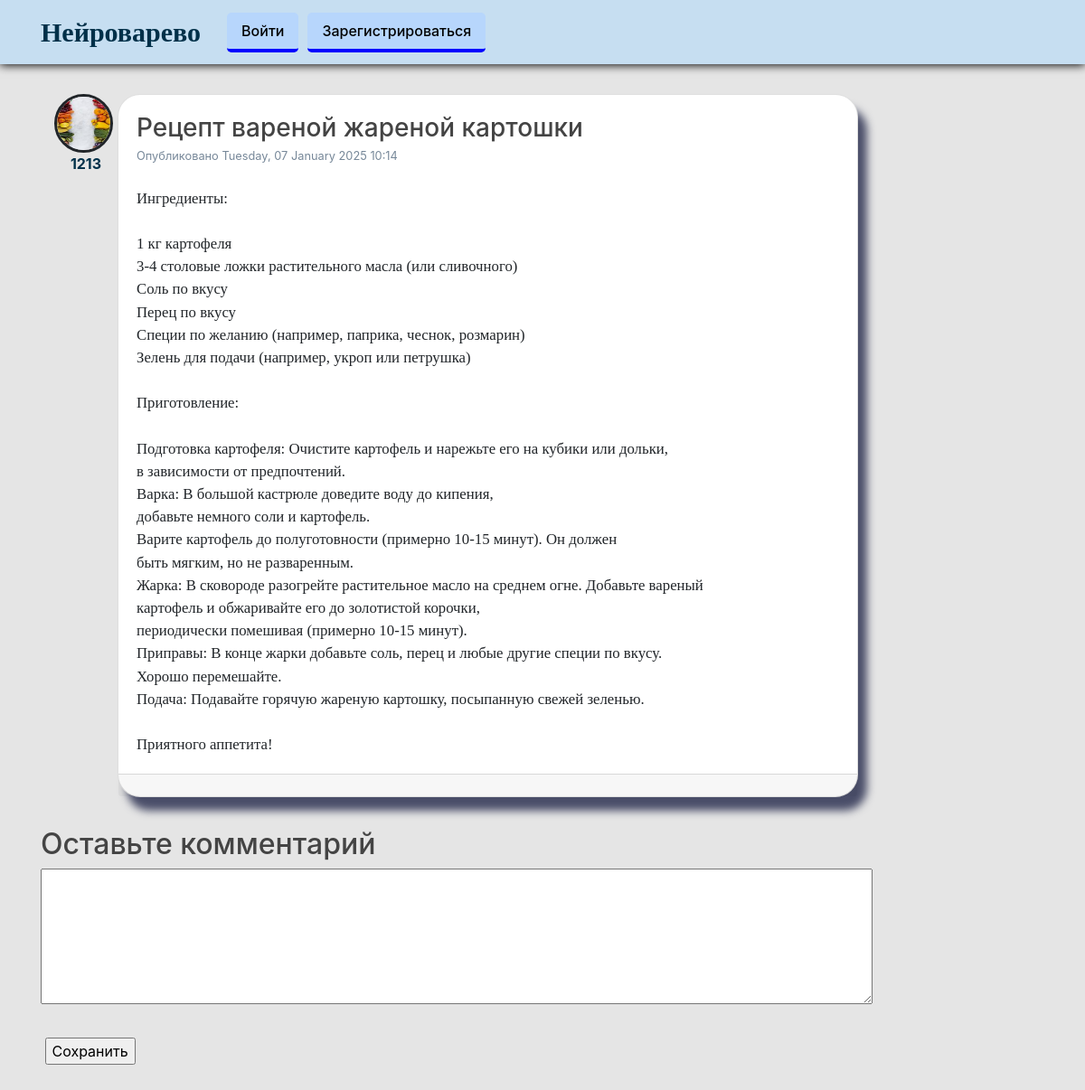
Screenshot of /post/2 with the database file from the repository.
### test_flask/models.py (models this page shows, shortened)
class User(db.Model, UserMixin):
    id = db.Column(db.Integer, primary_key=True)
    username = db.Column(db.String(20), unique=True, nullable=False)
    email = db.Column(db.String(120), unique=True, nullable=False)
    image_file = db.Column(db.String(20), nullable=False,
                           default='default.png')
    password = db.Column(db.String(60), nullable=False)
    posts = db.relationship('Post', backref='author', lazy=True)

class Post(db.Model):
    id = db.Column(db.Integer, primary_key=True)
    title = db.Column(db.String(100), nullable=False)
    date_posted = db.Column(db.DateTime, nullable=False,
                            default=datetime.now()) #rework
    content = db.Column(db.Text, nullable=False)
    user_id = db.Column(db.Integer, db.ForeignKey('user.id'), nullable=False)
    comments = db.relationship('Comment', backref='title', lazy='select',
                               cascade='all, delete-orphan')

### test_flask/posts/routes.py (the view, shortened to what this page needs)
@posts.route("/post/<int:post_id>", methods=['GET', 'POST'])
def post(post_id):
    post = Post.query.get_or_404(post_id)
    form = CommentForm()
    return render_template('post.html', title=post.title, post=post, form=form)

### test_flask/posts/forms.py
class CommentForm(FlaskForm):
    comment = StringField('Комментарий', validators=[DataRequired()])

### test_flask/templates/post.html (shortened to what this page needs)
{% extends "layout.html" %}
{% block content %}
<div class="container" style="display: flex;">
  <article class="media" style="display: flex; flex-direction: column;">
        <img class="rounded-circle article-img" style="margin-right: 5px; border: solid;"
             src="{{ url_for('static', filename='profile_pics/' + post.author.image_file) }}">
        <a href="{{ url_for('users.user_posts', username=post.author.username) }}" id="author" style="margin: 0 auto; font-weight: bold;">{{
            post.author.username }}</a>
    </article>
  <div class="card" style="margin-bottom: 20px;">
    <div class="card-body">
      <h3 class="card-title">{{ post.title }}</h3>
      <small>Опубликовано {{ post.date_posted.strftime('%A, %d %B %Y %I:%M') }}</small>
      <br>
      <br>
      <pre class="card-text">{{ post.content }}</pre>
    </div>
    <div class="card-footer" style="font-size: 20px;">
    </div>
  </div>
</div>
<div id="content">
        <h2>Оставьте комментарий</h2>
        <form action="" method="post">
          <div class="form_settings">
            <p><textarea name="comment" style="width: 100%; height: 150px"></textarea>
            </p>
            <p style="padding-top: 15px"><span>&nbsp;</span><input class="submit" type="submit" name="submit" value="Сохранить" /></p>
          </div>
        </form>
      </div>
{% endblock content %}

### test_flask/static/main.css (style rules this page uses)
body { margin: 0; padding: 0; }
h1, h2, h3, h4, h5, h6 { color: #444444; }
.article-img { height: 65px; width: 65px; margin-right: 16px; }

### test_flask/templates/post.html (style rules this page uses)
.container { margin-bottom: 0.8rem; }
.card { border-radius: 25px; background-color: white; box-shadow: 10px 15px 10px #4a4e69; width: 92%; }
.card-title { margin-bottom: 0 !important; }
a { color: #003049 !important; text-decoration: none; }
small { color: lightslategray; }
p { color: rgb(43, 37, 37); }

### test_flask/templates/layout.html (style rules this page uses)
.card-text { font-size: 1.05rem; font-family: 'Tangerine', serif; font-optical-sizing: auto; }
body { background-color: #e5e5e5; margin-top: 6.5rem; }

### rows the page displays
User: image_file (picture), author.username "1213"
Post: title "Рецепт вареной жареной картошки", date_posted "Tuesday, 07 January 2025 10:14", content "Ингредиенты: 1 кг картофеля 3-4 столовые ложки растительного масла (или сливочного) Соль по вкусу Перец по вкусу Специи по желанию (например, паприка, чеснок, розмарин) Зелень для подачи (например, укроп или петрушка) Приготовление: Подготовка картофеля: Очистите картофель и нарежьте его на кубики или дольки, в зависимости от предпочтений. Варка: В большой кастрюле доведите воду до кипения, добавьте немного соли и картофель. Варите картофель до полуготовности (примерно 10-15 минут). Он должен быть мягким, но не разваренным. Жарка: В сковороде разогрейте растительное масло на среднем огне. Добавьте вареный картофель и обжаривайте его до золотистой корочки, периодически помешивая (примерно…"
